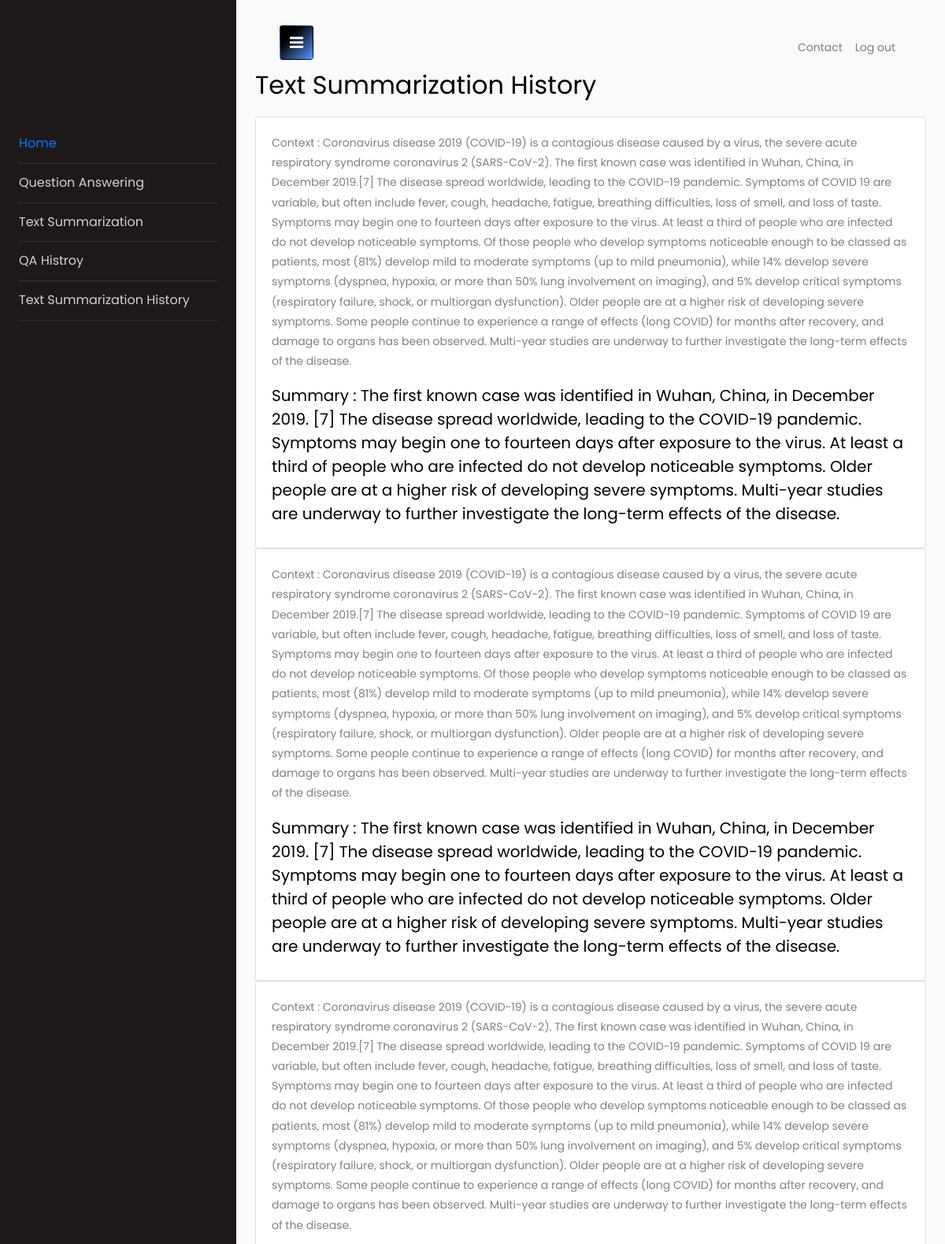
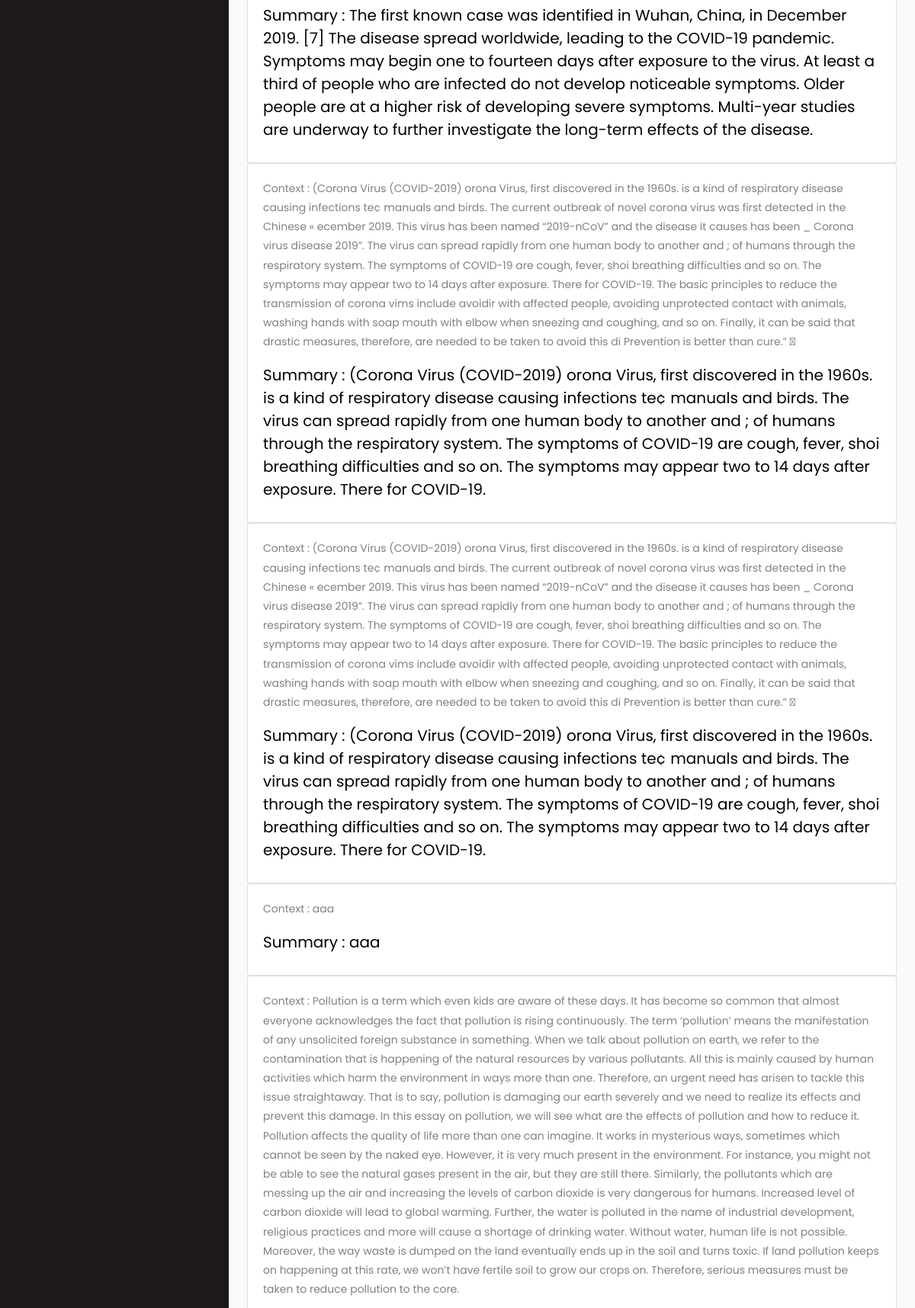
/ts_history (upper part), run on the app's committed database (2 pictures, top to bottom).
### app.py (models this page shows, shortened)
class TS(db.Model):
    id = db.Column(db.Integer, primary_key=True)
    user_id = db.Column(db.Integer)
    text = db.Column(db.Text)
    summary = db.Column(db.Text)

### app.py (the view)
@app.route("/ts_history", methods=["GET"])
def ts_history():
    all_data = TS.query.filter_by(user_id=global_user_id).all()
    return render_template(
        "TShistory.html", template_folder="templates", all_data=all_data
    )

### templates/TShistory.html (shortened to what this page needs)
<!doctype html>
<html lang="en">
<head>
  <link rel="stylesheet" href="https://stackpath.bootstrapcdn.com/font-awesome/4.7.0/css/font-awesome.min.css">
  <link rel="stylesheet" href="../static/css/style_profile.css">
</head>
<body>
  <div class="wrapper d-flex align-items-stretch">
    <nav id="sidebar">
      <div class="p-4 pt-5">
        <a href="#" class="img logo rounded-circle mb-5" style="background-image: url(img/logo1.png);"></a>
        <ul class="list-unstyled components mb-5">
          <li class="active">
            <a href="./h">Home</a>
          <li>
            <a href="./a">Question Answering</a>
          </li>
          <li>
            <a href="./b">Text Summarization</a>
          </li>
          <li>
            <a href="./qa_history">QA Histroy</a>
          </li>
          <li>
            <a href="./ts_history">Text Summarization History</a>
          </li>
        </ul>
      </div>
    </nav>
    <div id="content" class="p-4 p-md-5">
      <nav class="navbar navbar-expand-lg navbar-light bg-light">
        <div class="container-fluid">
          <button type="button" id="sidebarCollapse" class="btn btn-primary">
            <i class="fa fa-bars"></i>
          </button>
          <div class="collapse navbar-collapse" id="navbarSupportedContent">
            <ul class="nav navbar-nav ml-auto">
              <li class="nav-item">
                <a class="nav-link" href="#">Contact</a>
              </li>
              <li class="nav-item">
                <a class="nav-link" href="./">Log out</a>
              </li>
            </ul>
          </div>
        </div>
      </nav>
      <h2 class="mb-4">Text Summarization History</h2>
      {%- for i in all_data %}
      <div class="card border-primary mb-3">
        <div class="card-body">
          <p>Context : {{i.text}}</p>
          <h5 class="card-title">Summary : {{i.summary}}</h5>
        </div>
      </div>
      {%- endfor %}
    </div>
  </div>
</body>
</html>

### data on the page
TS: text "Coronavirus disease 2019 (COVID-19) is a contagious disease caused by a virus, the severe acute respiratory syndrome coronavirus 2 (SARS-CoV-2). The first known case was identified in Wuhan, China, in December 2019.[7] The disease spread worldwide, leading to the COVID-19 pandemic. Symptoms of COVID 19 are variable, but often include fever, cough, headache, fatigue, breathing difficulties, loss of smell, and loss of taste. Symptoms may begin one to fourteen days after exposure to the virus. At least a third of people who are infected do not develop noticeable symptoms. Of those people who develop symptoms noticeable enough to be classed as patients, most (81%) develop mild to moderate…", summary "The first known case was identified in Wuhan, China, in December 2019. [7] The disease spread worldwide, leading to the COVID-19 pandemic. Symptoms may begin one to fourteen days after exposure to the virus. At least a third of people who are infected do not develop noticeable symptoms. Older people are at a higher risk of developing severe symptoms. Multi-year studies are underway to further investigate the long-term effects of the disease."
TS: text "Coronavirus disease 2019 (COVID-19) is a contagious disease caused by a virus, the severe acute respiratory syndrome coronavirus 2 (SARS-CoV-2). The first known case was identified in Wuhan, China, in December 2019.[7] The disease spread worldwide, leading to the COVID-19 pandemic. Symptoms of COVID 19 are variable, but often include fever, cough, headache, fatigue, breathing difficulties, loss of smell, and loss of taste. Symptoms may begin one to fourteen days after exposure to the virus. At least a third of people who are infected do not develop noticeable symptoms. Of those people who develop symptoms noticeable enough to be classed as patients, most (81%) develop mild to moderate…", summary "The first known case was identified in Wuhan, China, in December 2019. [7] The disease spread worldwide, leading to the COVID-19 pandemic. Symptoms may begin one to fourteen days after exposure to the virus. At least a third of people who are infected do not develop noticeable symptoms. Older people are at a higher risk of developing severe symptoms. Multi-year studies are underway to further investigate the long-term effects of the disease."
TS: text "Coronavirus disease 2019 (COVID-19) is a contagious disease caused by a virus, the severe acute respiratory syndrome coronavirus 2 (SARS-CoV-2). The first known case was identified in Wuhan, China, in December 2019.[7] The disease spread worldwide, leading to the COVID-19 pandemic. Symptoms of COVID 19 are variable, but often include fever, cough, headache, fatigue, breathing difficulties, loss of smell, and loss of taste. Symptoms may begin one to fourteen days after exposure to the virus. At least a third of people who are infected do not develop noticeable symptoms. Of those people who develop symptoms noticeable enough to be classed as patients, most (81%) develop mild to moderate…", summary "The first known case was identified in Wuhan, China, in December 2019. [7] The disease spread worldwide, leading to the COVID-19 pandemic. Symptoms may begin one to fourteen days after exposure to the virus. At least a third of people who are infected do not develop noticeable symptoms. Older people are at a higher risk of developing severe symptoms. Multi-year studies are underway to further investigate the long-term effects of the disease."
TS: text "(Corona Virus (COVID-2019) orona Virus, first discovered in the 1960s. is a kind of respiratory disease causing infections te¢ manuals and birds. The current outbreak of novel corona virus was first detected in the Chinese « ecember 2019. This virus has been named “2019-nCoV” and the disease it causes has been _ Corona virus disease 2019”. The virus can spread rapidly from one human body to another and ; of humans through the respiratory system. The symptoms of COVID-19 are cough, fever, shoi breathing difficulties and so on. The symptoms may appear two to 14 days after exposure. There for COVID-19. The basic principles to reduce the transmission of corona vims include avoidir with affected…", summary "(Corona Virus (COVID-2019) orona Virus, first discovered in the 1960s. is a kind of respiratory disease causing infections te¢ manuals and birds. The virus can spread rapidly from one human body to another and ; of humans through the respiratory system. The symptoms of COVID-19 are cough, fever, shoi breathing difficulties and so on. The symptoms may appear two to 14 days after exposure. There for COVID-19."
TS: text "(Corona Virus (COVID-2019) orona Virus, first discovered in the 1960s. is a kind of respiratory disease causing infections te¢ manuals and birds. The current outbreak of novel corona virus was first detected in the Chinese « ecember 2019. This virus has been named “2019-nCoV” and the disease it causes has been _ Corona virus disease 2019”. The virus can spread rapidly from one human body to another and ; of humans through the respiratory system. The symptoms of COVID-19 are cough, fever, shoi breathing difficulties and so on. The symptoms may appear two to 14 days after exposure. There for COVID-19. The basic principles to reduce the transmission of corona vims include avoidir with affected…", summary "(Corona Virus (COVID-2019) orona Virus, first discovered in the 1960s. is a kind of respiratory disease causing infections te¢ manuals and birds. The virus can spread rapidly from one human body to another and ; of humans through the respiratory system. The symptoms of COVID-19 are cough, fever, shoi breathing difficulties and so on. The symptoms may appear two to 14 days after exposure. There for COVID-19."
TS: text "aaa", summary "aaa"
TS: text "Pollution is a term which even kids are aware of these days. It has become so common that almost everyone acknowledges the fact that pollution is rising continuously. The term ‘pollution’ means the manifestation of any unsolicited foreign substance in something. When we talk about pollution on earth, we refer to the contamination that is happening of the natural resources by various pollutants. All this is mainly caused by human activities which harm the environment in ways more than one. Therefore, an urgent need has arisen to tackle this issue straightaway. That is to say, pollution is damaging our earth severely and we need to realize its effects and prevent this damage. In this essay on…"
